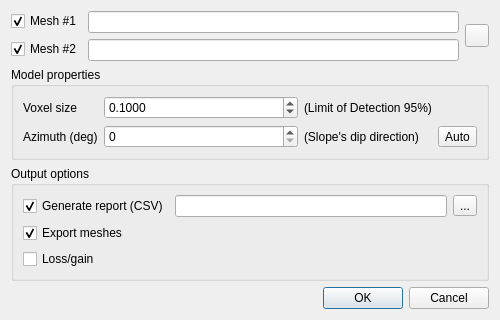
<?xml version="1.0" encoding="UTF-8"?>
<ui version="4.0">
 <class>VoxFallDialog</class>
 <widget class="QDialog" name="VoxFallDialog">
  <property name="geometry">
   <rect>
    <x>0</x>
    <y>0</y>
    <width>500</width>
    <height>220</height>
   </rect>
  </property>
  <property name="windowTitle">
   <string>VoxFall Detection</string>
  </property>
  <property name="windowIcon">
   <iconset resource="../qVoxFall.qrc">
    <normaloff>:/CC/plugin/qVoxFall/images/icon.png</normaloff>:/CC/plugin/qVoxFall/images/icon.png</iconset>
  </property>
  <layout class="QVBoxLayout" name="verticalLayout_7">
   <item>
    <layout class="QHBoxLayout" name="horizontalLayout_3">
     <item>
      <layout class="QFormLayout" name="formLayout_3">
       <item row="0" column="0">
        <widget class="QCheckBox" name="showMesh1CheckBox">
         <property name="text">
          <string>Mesh #1</string>
         </property>
         <property name="checked">
          <bool>true</bool>
         </property>
        </widget>
       </item>
       <item row="0" column="1">
        <widget class="QLineEdit" name="mesh1LineEdit"/>
       </item>
       <item row="1" column="0">
        <widget class="QCheckBox" name="showMesh2CheckBox">
         <property name="text">
          <string>Mesh #2</string>
         </property>
         <property name="checked">
          <bool>true</bool>
         </property>
        </widget>
       </item>
       <item row="1" column="1">
        <widget class="QLineEdit" name="mesh2LineEdit"/>
       </item>
      </layout>
     </item>
     <item>
      <widget class="QToolButton" name="swapMeshesToolButton">
       <property name="icon">
        <iconset resource="../qVoxFall.qrc">
         <normaloff>:/CC/plugin/qVoxFall/images/iconSwap.png</normaloff>:/CC/plugin/qVoxFall/images/iconSwap.png</iconset>
       </property>
      </widget>
     </item>
    </layout>
   </item>
   <item>
    <layout class="QVBoxLayout" name="verticalLayout">	
     <item>
      <widget class="QGroupBox" name="modelPropertiesGroupBox">
       <property name="title">
        <string>Model properties</string>
       </property>
       <layout class="QGridLayout" name="gridLayout">
		<item row="0" column="0">
		 <widget class="QLabel" name="label">
		  <property name="sizePolicy">
		   <sizepolicy hsizetype="Maximum" vsizetype="Preferred">
			<horstretch>0</horstretch>
			<verstretch>0</verstretch>
		   </sizepolicy>
		  </property>
		  <property name="text">
		   <string>Voxel size</string>
		  </property>
		 </widget>
		</item>
        <item row="0" column="1">
         <widget class="QDoubleSpinBox" name="voxelSizeDoubleSpinBox">
          <property name="decimals">
           <number>4</number>
          </property>
          <property name="minimum">
           <double>0.000100000000000</double>
          </property>
          <property name="maximum">
           <double>1000000000.000000000000000</double>
          </property>
          <property name="value">
           <double>0.10</double>
          </property>
         </widget>
        </item>
		<item row="0" column="2">
		 <widget class="QLabel" name="label_1">
		  <property name="sizePolicy">
		   <sizepolicy hsizetype="Maximum" vsizetype="Preferred">
			<horstretch>0</horstretch>
			<verstretch>0</verstretch>
		   </sizepolicy>
		  </property>
		  <property name="text">
		   <string>(Limit of Detection 95%)</string>
		  </property>
		 </widget>			
		</item>
        <item row="1" column="0">
         <widget class="QLabel" name="label_2">
          <property name="sizePolicy">
           <sizepolicy hsizetype="Maximum" vsizetype="Preferred">
            <horstretch>0</horstretch>
            <verstretch>0</verstretch>
           </sizepolicy>
          </property>
          <property name="text">
           <string>Azimuth (deg)</string>
          </property>
         </widget>
        </item>
        <item row="1" column="1">
         <widget class="QDoubleSpinBox" name="azDoubleSpinBox">
          <property name="decimals">
           <number>0</number>
          </property>
          <property name="minimum">
           <double>0.0</double>
          </property>
          <property name="maximum">
           <double>360.0</double>
          </property>
          <property name="value">
           <double>0.0</double>
          </property>
         </widget>
        </item>
		<item row="1" column="2">
		 <widget class="QLabel" name="label_3">
		  <property name="sizePolicy">
		   <sizepolicy hsizetype="Maximum" vsizetype="Preferred">
			<horstretch>0</horstretch>
			<verstretch>0</verstretch>
		   </sizepolicy>
		  </property>
		  <property name="text">
		   <string>(Slope's dip direction)</string>
		  </property>
		 </widget>
		</item>
		<item row="1" column="5">
		 <widget class="QToolButton" name="autoAzimuthButton">
		  <property name="text">
		   <string notr="true">Auto</string>
		  </property>
		 </widget>
		</item>
       </layout>
      </widget>
     </item>
	 <item>
	  <widget class="QGroupBox" name="outputOptionsGroupBox">
       <property name="title">
        <string>Output options</string>
       </property>
	   <layout class="QGridLayout" name="gridLayout_2">
		<item row="0" column="0">	
		 <widget class="QCheckBox" name="generateReportBox">
		  <property name="text">
		   <string>Generate report (CSV)</string>
		  </property>
		  <property name="checked">
		   <bool>true</bool>
		  </property>
		 </widget>	
		</item>
		<item row="0" column="1">
		 <widget class="QLineEdit" name="destinationPathLineEdit"/>
		</item>
		<item row="0" column="5">
         <widget class="QToolButton" name="browseToolButton">
          <property name="text">
           <string notr="true">...</string>
          </property>
         </widget>
		</item>
		<item row="1" column="0">	
		 <widget class="QCheckBox" name="exportCheckBox">
		  <property name="text">
		   <string>Export meshes</string>
		  </property>
		  <property name="checked">
		   <bool>true</bool>
		  </property>
		 </widget>	
		</item>	   
		<item row="2" column="0">	
		 <widget class="QCheckBox" name="lossCheckBox">
		  <property name="text">
		   <string>Loss/gain</string>
		  </property>
		  <property name="checked">
		   <bool>false</bool>
		  </property>
		 </widget>	
		</item>	   
	   </layout>
	  </widget> 		
	 </item>	
    </layout>
   </item>
   <item>
    <layout class="QHBoxLayout" name="horizontalLayout_7">
     <item>
      <widget class="QDialogButtonBox" name="buttonBox">
       <property name="orientation">
        <enum>Qt::Horizontal</enum>
       </property>
       <property name="standardButtons">
        <set>QDialogButtonBox::Cancel|QDialogButtonBox::Ok</set>
       </property>
      </widget>
     </item>
    </layout>
   </item>
  </layout>
 </widget>
 <tabstops>
  <tabstop>showMesh1CheckBox</tabstop>
  <tabstop>mesh1LineEdit</tabstop>
  <tabstop>showMesh2CheckBox</tabstop>
  <tabstop>mesh2LineEdit</tabstop>
  <tabstop>swapMeshesToolButton</tabstop>
  <tabstop>voxelSizeDoubleSpinBox</tabstop>
  <tabstop>azDoubleSpinBox</tabstop>
  <tabstop>autoAzimuthButton</tabstop>
  <tabstop>generateReportBox</tabstop>
  <tabstop>exportCheckBox</tabstop>
  <tabstop>lossCheckBox</tabstop>
  <tabstop>buttonBox</tabstop>
 </tabstops>
 <resources>
  <include location="../qVoxFall.qrc"/>
 </resources>
 <connections>
  <connection>
   <sender>buttonBox</sender>
   <signal>accepted()</signal>
   <receiver>VoxFallDialog</receiver>
   <slot>accept()</slot>
   <hints>
    <hint type="sourcelabel">
     <x>316</x>
     <y>358</y>
    </hint>
    <hint type="destinationlabel">
     <x>157</x>
     <y>274</y>
    </hint>
   </hints>
  </connection>
  <connection>
   <sender>buttonBox</sender>
   <signal>rejected()</signal>
   <receiver>VoxFallDialog</receiver>
   <slot>reject()</slot>
   <hints>
    <hint type="sourcelabel">
     <x>384</x>
     <y>358</y>
    </hint>
    <hint type="destinationlabel">
     <x>286</x>
     <y>274</y>
    </hint>
   </hints>
  </connection>
 </connections>
</ui>
